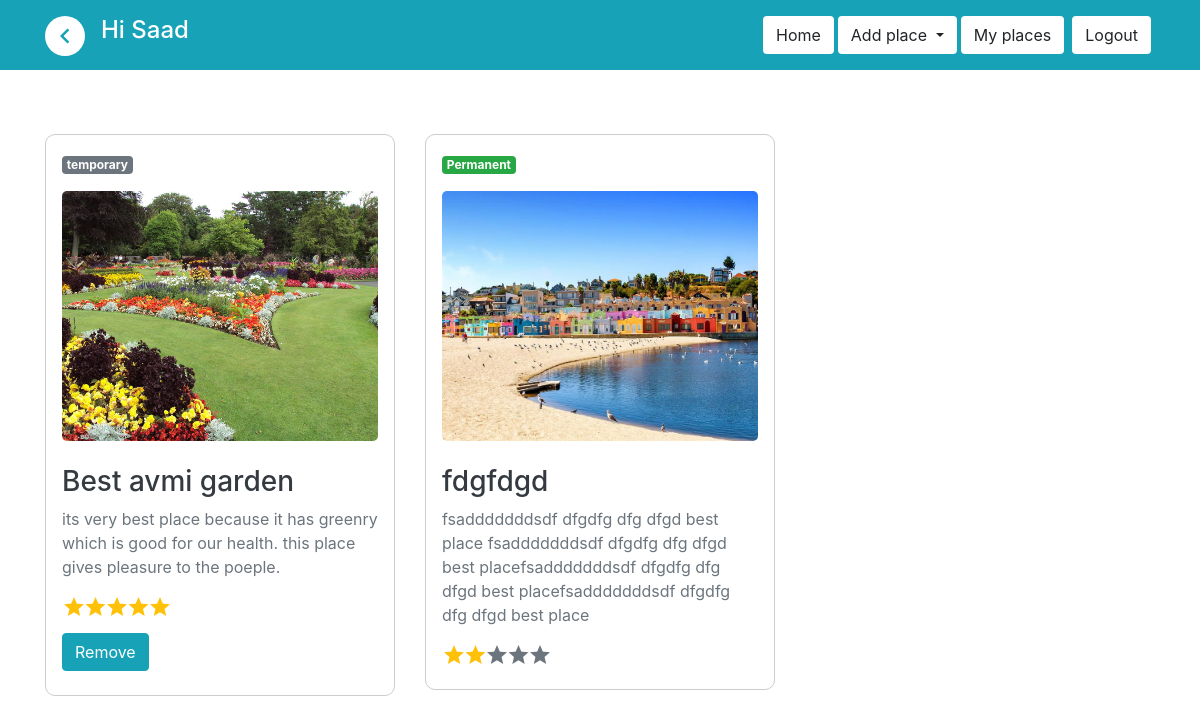
/myplaces (signed in), run on the app's committed database.
### application/models.py (models this page shows)
class place_information(models.Model):
    place_image = models.ImageField(upload_to='photos')
    place_name = models.CharField(max_length=255)
    place_description = models.TextField()
    place_longitude = models.FloatField()
    place_latitude = models.FloatField()
    place_ratings = models.IntegerField()
    place_type = models.CharField(max_length=100)
    added_by = models.ForeignKey(User, on_delete=models.CASCADE, default=0)
    start_date_time = models.DateTimeField(null=True, blank=True)
    end_date_time = models.DateTimeField(null=True, blank=True)

### application/views.py (the view)
# urls.py: path('myplaces', views.myplaces, name="myplaces"),
def myplaces(request):
    if not request.user.is_authenticated:
        return redirect("login")
    all_places = place_information.objects.filter(added_by=request.user)
    context = {
        'all_places': all_places
    }
    return render(request, 'places.html', context)

### templates/places.html (shortened to what this page needs)
{% load static %}
{% include 'inc/head.inc.html' %}
{% include 'inc/navbar.inc.html' %}
<body>
    <div class="container">
        <br>
        <br>
        <div class="row">
            {% for place in all_places %}
            <div class="col-sm-4 my-3">
                <div class="p-3 text-dark" style="border: solid 1px #cccccc; border-radius: 10px;">
                    {% ifequal place.place_type 'permanent' %}
                        <span class="badge badge-success">Permanent</span>
                    {% else %}
                        <span class="badge badge-secondary">temporary</span>
                    {% endifequal %}
                    <img src="media/{{place.place_image}}" alt="" class="my-3" style="width: 100%; height:250px; border-radius: 5px;">
                    <a href="place/{{place.id}}" style="text-decoration: none;" class="text-dark">
                        <h3 class="my-2">{{place.place_name}}</h3>
                    </a>
                    <p class="text-secondary">
                        {{place.place_description}}
                    </p>
                    <div style="display: inline;" class="ratingParent my-2" >
                        <i class="material-icons text-secondary" style="margin-right: -7px;">star</i>
                        <i class="material-icons text-secondary" style="margin-right: -7px;">star</i>
                        <i class="material-icons text-secondary" style="margin-right: -7px;">star</i>
                        <i class="material-icons text-secondary" style="margin-right: -7px;">star</i>
                        <i class="material-icons text-secondary" style="margin-right: -7px;">star</i>
                    </div>
                    <div>
                        {% ifequal place.place_type 'temporary' %}
                            <a href="removePlace/{{place.id}}" onclick="return confirm('Are you sure, you want to delete this place?')">
                                <button type="button" class="btn btn-info my-2">Remove</button>
                            </a>
                        {% endifequal %}
                    </div>
                </div>
            </div>
            {% endfor %}
        </div>
    </div>
</body>
</html>

### templates/inc/navbar.inc.html (shortened to what this page needs)
<div class="bg-info" style="height: 70px;">
    <div class="container pt-3">
        <i class="material-icons mb-3 float-left text-info bg-white mr-3" style="border-radius: 100%; padding:5px; font-size:30px; cursor: pointer;" title="Go back" onclick="window.history.back()">keyboard_arrow_left</i>
        {% if user.is_authenticated %}
            <h4 class="float-left text-white">Hi {{ user.first_name }}</h4>
        {% else %}
            <h4 class="float-left text-white mt-1">H<span style="font-size: 18px;">OT</span>S<span style="font-size: 18px;">POT</span></h4>
        {% endif %}
        {% if user.is_authenticated %}
            <a href="{% url 'logout' %}" onclick="return confirm('Are you sure, you want to logout ?')">
                <button class="btn bg-white float-right mx-1">Logout</button>
            </a>
            <a href="{% url 'myplaces' %}">
                <button class="btn bg-white float-right mx-1">My places</button>
            </a>
        {% endif %}
        <div class="dropdown float-right">
            <button type="button" class="btn bg-white dropdown-toggle" data-toggle="dropdown">
              Add place
            </button>
        </div>
        <a href="show">
            <button class="btn bg-white float-right mx-1">Home</button>
        </a>
    </div>
</div>

### data on the page
place_information: place_image (picture), place_name "Best avmi garden", place_description "its very best place because it has greenry which is good for our health. this place gives pleasure to the poeple."
place_information: place_image (picture), place_name "fdgfdgd", place_description "fsadddddddsdf dfgdfg dfg dfgd best place fsadddddddsdf dfgdfg dfg dfgd best placefsadddddddsdf dfgdfg dfg dfgd best placefsadddddddsdf dfgdfg dfg dfgd best place"

### other printed values
{{ user.first_name }} "Saad"
